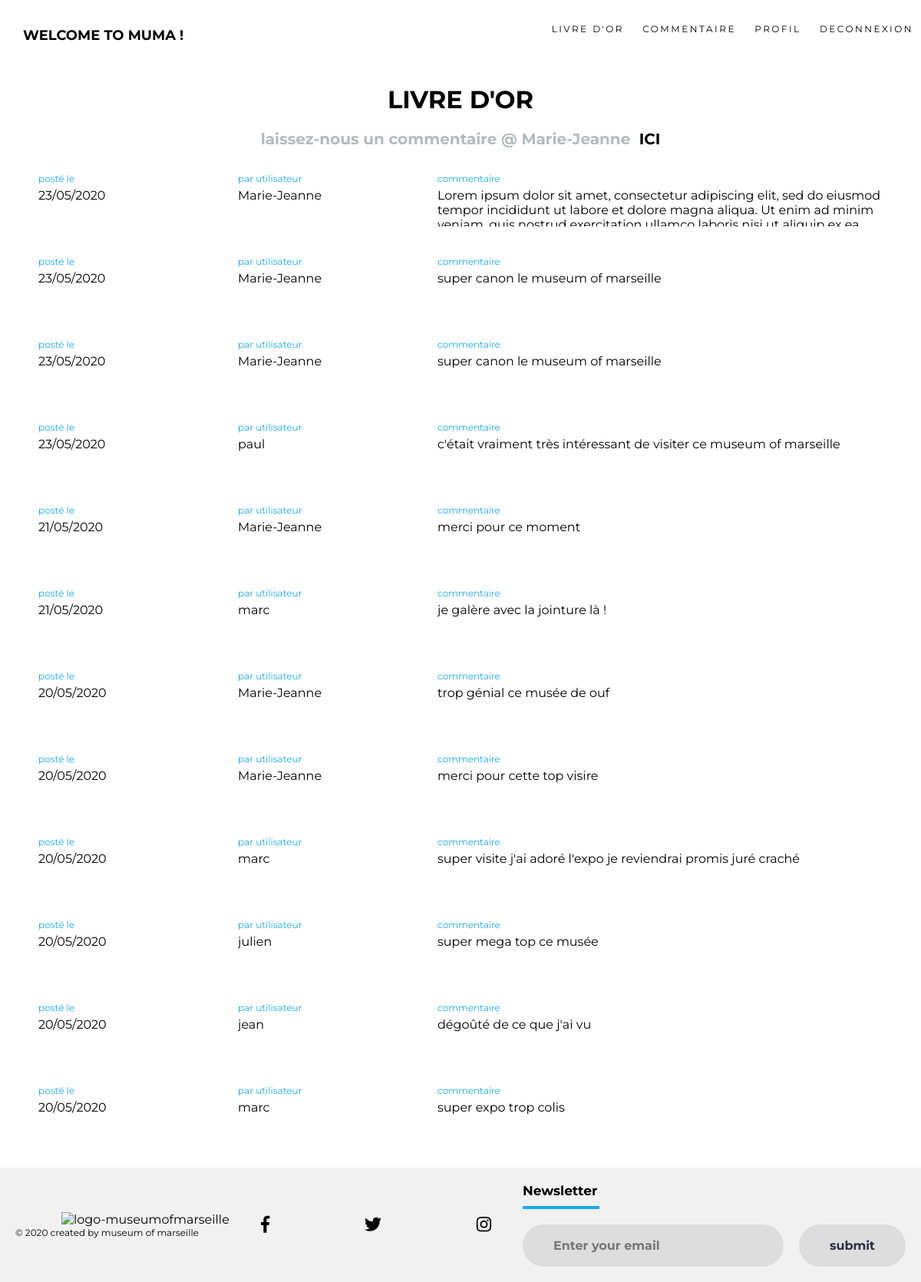
/livre-or.php (signed in), run on the app's committed database.
### tables this page shows
CREATE TABLE `utilisateurs` (
  `id` int(11) NOT NULL,
  `login` varchar(255) NOT NULL,
  `password` varchar(255) NOT NULL
);

### livre-or.php (the view, shortened to what this page needs)
<?php session_start();
$connect = mysqli_connect("localhost", "root", "", 'livreor');
$requete = "SELECT DATE_FORMAT (date, '%d/%m/%Y') FROM commentaires ORDER by date DESC";
$query = mysqli_query($connect , $requete);
$dates = mysqli_fetch_all($query);
$requete1 = "SELECT commentaire FROM commentaires ORDER by date DESC";
$query1 = mysqli_query($connect , $requete1);
$comment = mysqli_fetch_all($query1);
$requete2 = "SELECT login FROM utilisateurs INNER JOIN commentaires ON utilisateurs.id = commentaires.id_utilisateur ORDER by date DESC";
$query2 = mysqli_query($connect , $requete2);
$login = mysqli_fetch_all($query2);
?>
<!DOCTYPE html>
<html>
<head>
    <link rel="stylesheet" href="https://use.fontawesome.com/releases/v5.3.1/css/all.css">
    <link rel="stylesheet" type="text/css" href="css/style.css">
</head>
<head>
    <?php include("includes/header.php"); ?>
</head>
<body>
    <main>
      <div id="title-comment">
        <h1>LIVRE D'OR</h1>
      </div>
      <?php
       if (isset($_SESSION["login"])){
         echo '<h2 id="subtitle-livre">laissez-nous un commentaire @ ' .$_SESSION['login']. ' &nbsp;<a id="lien" href="commentaire.php"> ICI</a></h2>';
       }
      ?>
      <div id="container-livreor">
        <div class="box-com">
          <?php
           foreach($dates as $key => $value){
              echo '<p class="info-comment">posté le</p>';
              foreach ($value as $key2=>$value2){
                  echo '<p class="text-com">'.$value2. '</p><br/><br/>';
              }
            }
          ?>
          </div>
          <div class="box-com">
            <?php
              foreach($login as $key => $value){
                echo '<p class="info-comment"> par utilisateur</p>';
                foreach ($value as $key2=>$value3){
                   echo '<p class="text-com">'.$value3. '</p><br/><br/>';
                }
              }
            ?>
        </div>
        <div id="box-com">
            <?php
              foreach($comment as $key => $value){
                echo '<p class="info-comment">commentaire</p>';
                foreach ($value as $key2=>$value3){
                   echo '<p class="text-com"</p>'.$value3. '</p><br/><br/>';
                }
              }
            ?>
        </div>
      </div>
    </main>
    <footer>
      <?php include("includes/footer.php");?>
    </footer>
</body>
</html>

### css/style.css (style rules this page uses)
* { margin: 0; padding: 0; font-family: 'Montserrat', sans-serif; }
body { max-width: 1600px; }
a { text-decoration: none; }
footer { background-color: #f1f1f1; padding-top:90; border-bottom: 0; width: 100%; }
#social-media, a { color: black; }
#title-comment { display: flex; justify-content: center; padding-top: 20px; padding-bottom: 20px; width: 100%; }
#subtitle-livre { display: flex; justify-content: center; text-align: center; font-size: 20px; padding-bottom: 20px; color: rgba(179, 186, 189, 1); }
#container-livreor { display: flex; justify-content: center; width: 100%; }
.box-com { display: flex; flex-direction: column; width: 20%; padding-left: 20px; padding-top: 1%; }
#box-com { display: flex; flex-direction: column; width: 50%; padding-left: 20px; padding-top: 1%; }
.info-comment { font-size: 12px; padding-right: 10px; padding-bottom: 5px; color : #18AAFE; }
.text-com { overflow: scroll; height: 50px; }
#lien { color: black; }

### data on the page
utilisateurs: login "Marie-Jeanne"
utilisateurs: login "paul"
utilisateurs: login "marc"
utilisateurs: login "marc"
utilisateurs: login "julien"
utilisateurs: login "jean"
utilisateurs: login "marc"

### other printed values
$_SESSION['login'] "Marie-Jeanne"
$value2 "23/05/2020"
$value2 "21/05/2020"
$value2 "20/05/2020"
$value3 "Lorem ipsum dolor sit amet, consectetur adipiscing elit, sed do eiusmod tempor incididunt ut labore et dolore magna aliqua. Ut enim ad minim…"
$value3 "super canon le museum of marseille"
$value3 "c'était vraiment très intéressant de visiter ce museum of marseille"
$value3 "merci pour ce moment"
$value3 "je galère avec la jointure là !"
$value3 "trop génial ce musée de ouf"
$value3 "merci pour cette top visire"
$value3 "super visite j'ai adoré l'expo je reviendrai promis juré craché"
$value3 "super mega top ce musée"
$value3 "dégoûté de ce que j'ai vu"
$value3 "super expo trop colis"
